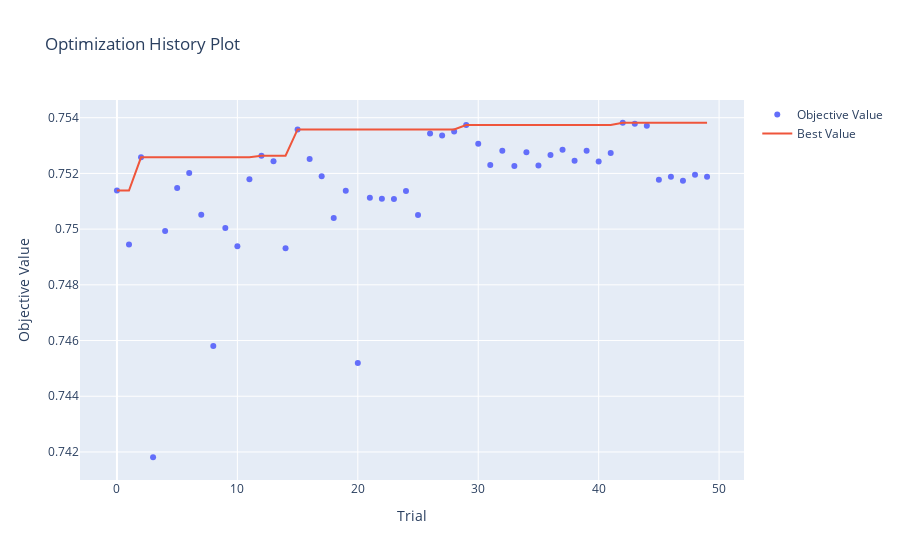
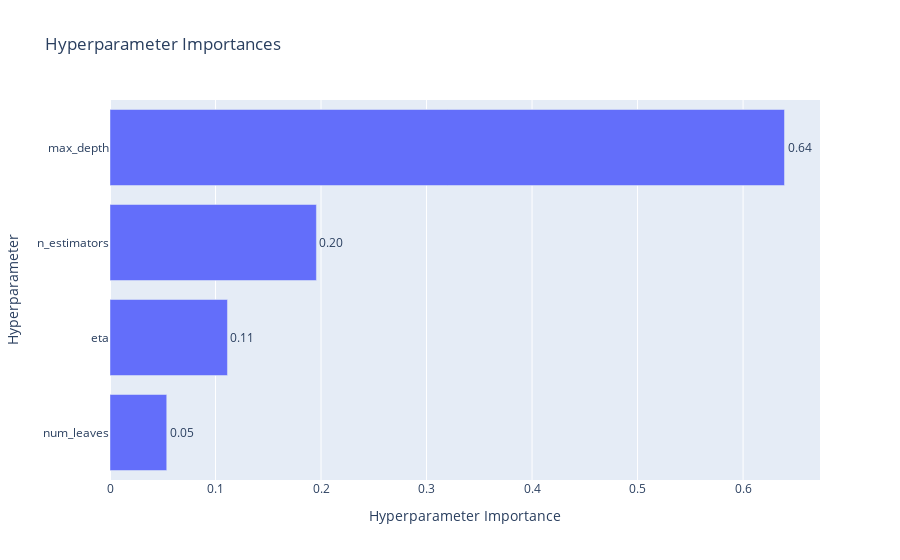

Notebook code cell kept with these figures, in order:
### Code cell
from optuna.visualization import plot_optimization_history, plot_param_importances

plot_optimization_history(boost_study).show()

plot_param_importances(boost_study).show()

### Figure 1 — Plotly figure (JSON) as saved in the notebook; plotly's stock layout.template omitted (floating-point values rounded to 4 significant figures)
{"data": [{"mode": "markers", "name": "Objective Value", "type": "scatter", "x": [0, 1, 2, 3, 4, 5, 6, 7, 8, 9, 10, 11, 12, 13, 14, 15, 16, 17, 18, 19, 20, 21, 22, 23, 24, 25, 26, 27, 28, 29, 30, 31, 32, 33, 34, 35, 36, 37, 38, 39, 40, 41, 42, 43, 44, 45, 46, 47, 48, 49], "y": [0.7514, 0.7494, 0.7526, 0.7418, 0.7499, 0.7515, 0.752, 0.7505, 0.7458, 0.75, 0.7494, 0.7518, 0.7526, 0.7524, 0.7493, 0.7536, 0.7525, 0.7519, 0.7504, 0.7514, 0.7452, 0.7511, 0.7511, 0.7511, 0.7514, 0.7505, 0.7534, 0.7534, 0.7535, 0.7537, 0.7531, 0.7523, 0.7528, 0.7523, 0.7528, 0.7523, 0.7527, 0.7529, 0.7525, 0.7528, 0.7524, 0.7527, 0.7538, 0.7538, 0.7537, 0.7518, 0.7519, 0.7517, 0.752, 0.7519]}, {"mode": "lines", "name": "Best Value", "type": "scatter", "x": [0, 1, 2, 3, 4, 5, 6, 7, 8, 9, 10, 11, 12, 13, 14, 15, 16, 17, 18, 19, 20, 21, 22, 23, 24, 25, 26, 27, 28, 29, 30, 31, 32, 33, 34, 35, 36, 37, 38, 39, 40, 41, 42, 43, 44, 45, 46, 47, 48, 49], "y": [0.7514, 0.7514, 0.7526, 0.7526, 0.7526, 0.7526, 0.7526, 0.7526, 0.7526, 0.7526, 0.7526, 0.7526, 0.7526, 0.7526, 0.7526, 0.7536, 0.7536, 0.7536, 0.7536, 0.7536, 0.7536, 0.7536, 0.7536, 0.7536, 0.7536, 0.7536, 0.7536, 0.7536, 0.7536, 0.7537, 0.7537, 0.7537, 0.7537, 0.7537, 0.7537, 0.7537, 0.7537, 0.7537, 0.7537, 0.7537, 0.7537, 0.7537, 0.7538, 0.7538, 0.7538, 0.7538, 0.7538, 0.7538, 0.7538, 0.7538]}, {"marker": {"color": "#cccccc"}, "mode": "markers", "name": "Infeasible Trial", "showlegend": false, "type": "scatter", "x": [], "y": []}], "layout": {"title": {"text": "Optimization History Plot"}, "xaxis": {"title": {"text": "Trial"}}, "yaxis": {"title": {"text": "Objective Value"}}}}

### Figure 2 — Plotly figure (JSON) as saved in the notebook; plotly's stock layout.template omitted (floating-point values rounded to 4 significant figures)
{"data": [{"cliponaxis": false, "hovertemplate": ["num_leaves (IntDistribution): 0.0537747903220562<extra></extra>", "eta (FloatDistribution): 0.11132811726494354<extra></extra>", "n_estimators (IntDistribution): 0.19563495518456586<extra></extra>", "max_depth (IntDistribution): 0.6392621372284343<extra></extra>"], "name": "Objective Value", "orientation": "h", "text": ["0.05", "0.11", "0.20", "0.64"], "textposition": "outside", "type": "bar", "x": [0.05377, 0.1113, 0.1956, 0.6393], "y": ["num_leaves", "eta", "n_estimators", "max_depth"]}], "layout": {"title": {"text": "Hyperparameter Importances"}, "xaxis": {"title": {"text": "Hyperparameter Importance"}}, "yaxis": {"title": {"text": "Hyperparameter"}}}}
